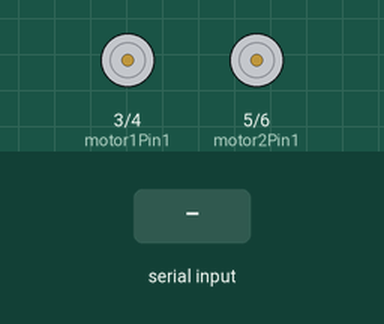
This sketch was run on a simulated Arduino Uno, built with avr-gcc and run on an emulated ATmega328P. Shown: motor-driver pin pairs drawn as motors (green arrow = first pin HIGH = forward, orange = second pin HIGH = backward, longer = more drive). Inputs (shaded band) come from the test bench.

Above: at 1.2 s.
1.3 s: "F" received over Serial
At 1.7 s:
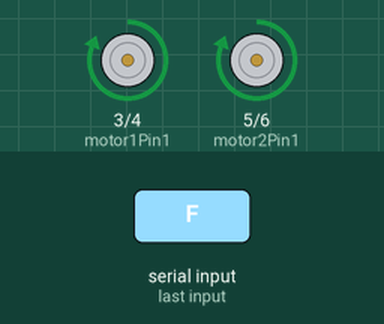
2.8 s: "B" received over Serial
At 4.0 s:
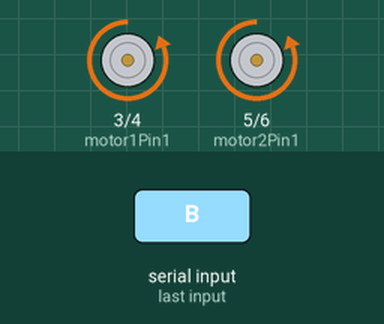
4.3 s: "L" received over Serial
At 5.2 s:
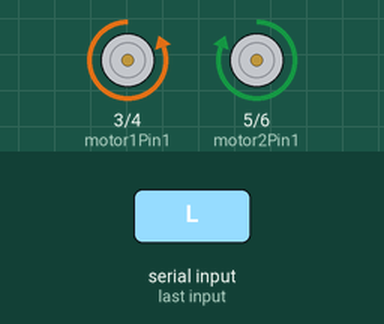
5.8 s: "R" received over Serial
At 6.3 s:
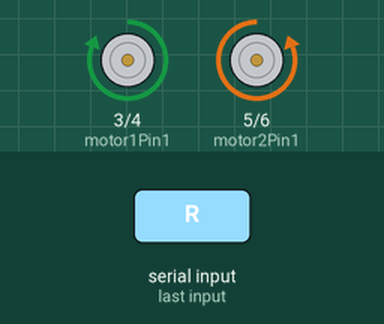
7.3 s: "S" received over Serial
At 8.7 s:
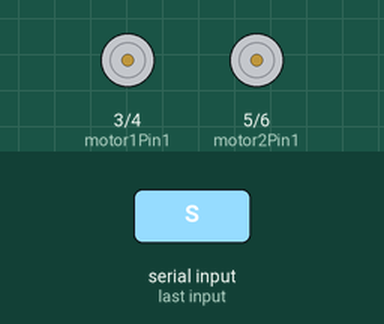
Timing chart, 0 to 9.8 s (numbered marks = the images above; inputs shaded):
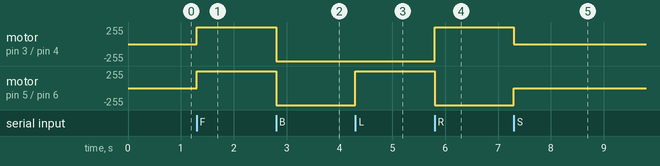

The sketch:

Mobile_Control_Bot.ino
```cpp
// Motor driver pin connections
const int motor1Pin1 = 3;  // IN1
const int motor1Pin2 = 4;  // IN2
const int motor2Pin1 = 5;  // IN3
const int motor2Pin2 = 6;  // IN4

char command;

void setup() {
  // Set all the motor pins as output
  pinMode(motor1Pin1, OUTPUT);
  pinMode(motor1Pin2, OUTPUT);
  pinMode(motor2Pin1, OUTPUT);
  pinMode(motor2Pin2, OUTPUT);

  // Start serial communication
  Serial.begin(9600);
}

void loop() {
  // Check if data is available from HC-05
  if (Serial.available()) {
    command = Serial.read(); // Read the incoming character

    switch (command) {
      case 'F': // Forward
        digitalWrite(motor1Pin1, HIGH);
        digitalWrite(motor1Pin2, LOW);
        digitalWrite(motor2Pin1, HIGH);
        digitalWrite(motor2Pin2, LOW);
        break;

      case 'B': // Backward
        digitalWrite(motor1Pin1, LOW);
        digitalWrite(motor1Pin2, HIGH);
        digitalWrite(motor2Pin1, LOW);
        digitalWrite(motor2Pin2, HIGH);
        break;

      case 'L': // Left
        digitalWrite(motor1Pin1, LOW);
        digitalWrite(motor1Pin2, HIGH);
        digitalWrite(motor2Pin1, HIGH);
        digitalWrite(motor2Pin2, LOW);
        break;

      case 'R': // Right
        digitalWrite(motor1Pin1, HIGH);
        digitalWrite(motor1Pin2, LOW);
        digitalWrite(motor2Pin1, LOW);
        digitalWrite(motor2Pin2, HIGH);
        break;

      case 'S': // Stop
        digitalWrite(motor1Pin1, LOW);
        digitalWrite(motor1Pin2, LOW);
        digitalWrite(motor2Pin1, LOW);
        digitalWrite(motor2Pin2, LOW);
        break;
    }
  }
}
```

Measured:
- after the input at 1.3 s, motor on pin 3 (motor1Pin1) / pin 4 (motor1Pin2), motor on pin 5 (motor2Pin1) / pin 6 (motor2Pin2): stopped → forward 255/255 at once
- after the input at 2.8 s, motor on pin 3 (motor1Pin1) / pin 4 (motor1Pin2), motor on pin 5 (motor2Pin1) / pin 6 (motor2Pin2): forward 255/255 → backward 255/255 at once
- after the input at 4.3 s, motor on pin 5 (motor2Pin1) / pin 6 (motor2Pin2): backward 255/255 → forward 255/255 at once
- after the input at 5.8 s, motor on pin 3 (motor1Pin1) / pin 4 (motor1Pin2): backward 255/255 → forward 255/255 at once; motor on pin 5 (motor2Pin1) / pin 6 (motor2Pin2): forward 255/255 → backward 255/255 at once
- after the input at 7.3 s, motor on pin 3 (motor1Pin1) / pin 4 (motor1Pin2): forward 255/255 → stopped at once; motor on pin 5 (motor2Pin1) / pin 6 (motor2Pin2): backward 255/255 → stopped at once
